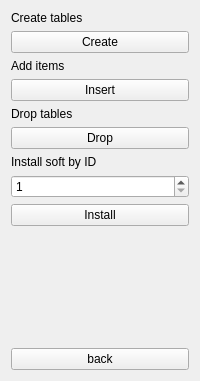
      <widget class="QWidget" name="page_17">
       <layout class="QVBoxLayout" name="verticalLayout_28">
        <item>
         <widget class="QLabel" name="label_41">
          <property name="text">
           <string>Create tables</string>
          </property>
         </widget>
        </item>
        <item>
         <widget class="QPushButton" name="pushButton_40">
          <property name="text">
           <string>Create</string>
          </property>
         </widget>
        </item>
        <item>
         <widget class="QLabel" name="label_42">
          <property name="text">
           <string>Add items</string>
          </property>
          <property name="wordWrap">
           <bool>true</bool>
          </property>
         </widget>
        </item>
        <item>
         <widget class="QPushButton" name="pushButton_41">
          <property name="text">
           <string>Insert</string>
          </property>
         </widget>
        </item>
        <item>
         <widget class="QLabel" name="label_43">
          <property name="text">
           <string>Drop tables</string>
          </property>
         </widget>
        </item>
        <item>
         <widget class="QPushButton" name="pushButton_42">
          <property name="text">
           <string>Drop</string>
          </property>
         </widget>
        </item>
        <item>
         <widget class="QLabel" name="label_44">
          <property name="text">
           <string>Install soft by ID</string>
          </property>
          <property name="scaledContents">
           <bool>false</bool>
          </property>
          <property name="wordWrap">
           <bool>false</bool>
          </property>
         </widget>
        </item>
        <item>
         <widget class="QSpinBox" name="spinBox">
          <property name="minimum">
           <number>1</number>
          </property>
         </widget>
        </item>
        <item>
         <widget class="QPushButton" name="pushButton_43">
          <property name="text">
           <string>Install</string>
          </property>
         </widget>
        </item>
        <item>
         <spacer name="verticalSpacer_16">
          <property name="orientation">
           <enum>Qt::Vertical</enum>
          </property>
          <property name="sizeHint" stdset="0">
           <size>
            <width>20</width>
            <height>116</height>
           </size>
          </property>
         </spacer>
        </item>
        <item>
         <widget class="QPushButton" name="pushButton_39">
          <property name="text">
           <string>back</string>
          </property>
         </widget>
        </item>
       </layout>
      </widget>
